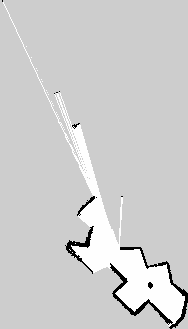
#> input picture particle_filter/map_maze_2.pgm, 188 x 329 px, found by its file name
$ python particle_filter.py
#> lines starting #> are read from the running program, lines starting #| are printed output that depends on the picture; after the words box and inside, x2 and y2 are one past the last pixel; in counts of white or black regions, pixels touching at a corner belong together
import numpy as np
from PIL import Image
import math
from sklearn.neighbors import KDTree

X_MAX = 4.797
X_MIN = -0.843
Y_MAX = 5.3
Y_MIN = -3.94

origin = (X_MIN, Y_MAX)


class ParticleFilter:
    ## Initializes particle filter
    # @param n_points      number of particles
    # @param scan_file     numpy file with lidar scans
    # @param map_file      pgm map file
    def __init__(self, n_points, point, scan_file, map_file):
        self.n_points_ = n_points
        self.bin_occupancy_map_ = self.convert_pgm_to_binary_occupancy_map(map_file)
        self.particles_ = self.generate_initial_points(self.n_points_, point)
        self.scans_ = np.load(scan_file)
        self.lidar_standard_deviation_ = 0.2
        self.res_ = 0.03
        self.kdt_ = KDTree(self.get_occupied_points_in_cartesian())

    ## Converts pgm file to numpy occupancy map
    # @param map_file      pgm map file
    def convert_pgm_to_binary_occupancy_map(self, map_file):
#> called with map_file = 'map_maze_2.pgm'
        map = np.array(Image.open(map_file))
#> map is the input picture: shape (329, 188); min 0, max 254, mean 205.6

        map = (255 - map) / 255.0
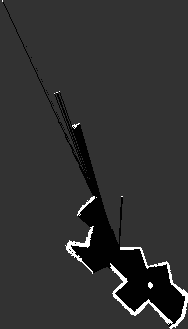
#> map: shape (329, 188) float64; min 0.00392, max 1, mean 0.194

        bin_occupancy_map = np.full_like(map, -1)
        for r in range(len(map)):
            for c in range(len(map[0])):
                if map[r][c] > 0.65:
                    bin_occupancy_map[r][c] = 1
                elif map[r][c] < 0.25:
                    bin_occupancy_map[r][c] = 0
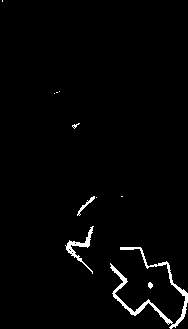
#> bin_occupancy_map: shape (329, 188) float64; values 0 (black) and 1 (white), 2% white; 11 white regions (7 under 20 px), largest, box (x1, y1, x2, y2) and area: (110, 247, 188, 329) 827, (65, 226, 94, 274) 268, (77, 196, 95, 216) 70, (148, 282, 153, 289) 25

        return bin_occupancy_map

    ## Returns cartesian coordinates from indices corresponding to occupancy map
    # @param i_row      row index
    # @param j_col      col index
    # [17 lines left out: functions get_cartesian_from_indices, get_occupied_points_in_cartesian, not called in this run]

    ## Generates a specified number of given particles through uniform distribution
    # @param n_points      number of particles
    def generate_initial_points(self, n_points, point):
        x = np.random.uniform(*point[0], n_points)
        y = np.random.uniform(*point[1], n_points)
        phi = np.random.uniform(0, 2*math.pi, n_points)
        points = np.column_stack((x, y, phi))
        return points

    ## Transforms a lidar scan to reference frame of given particle
    # @param scan      lidar scan
    # @param particle  particle point
    # [64 lines left out: functions transform_to_map_frame, get_transform, calculate_metrics, run, not called in this run]


point5 = [(4, 4.75), (-3.6, -2.6)]
point7 = [(2.5, 3.6), (-3.5, -2.4)]
#> (the run stopped early here; a loop or call above may not have finished)
